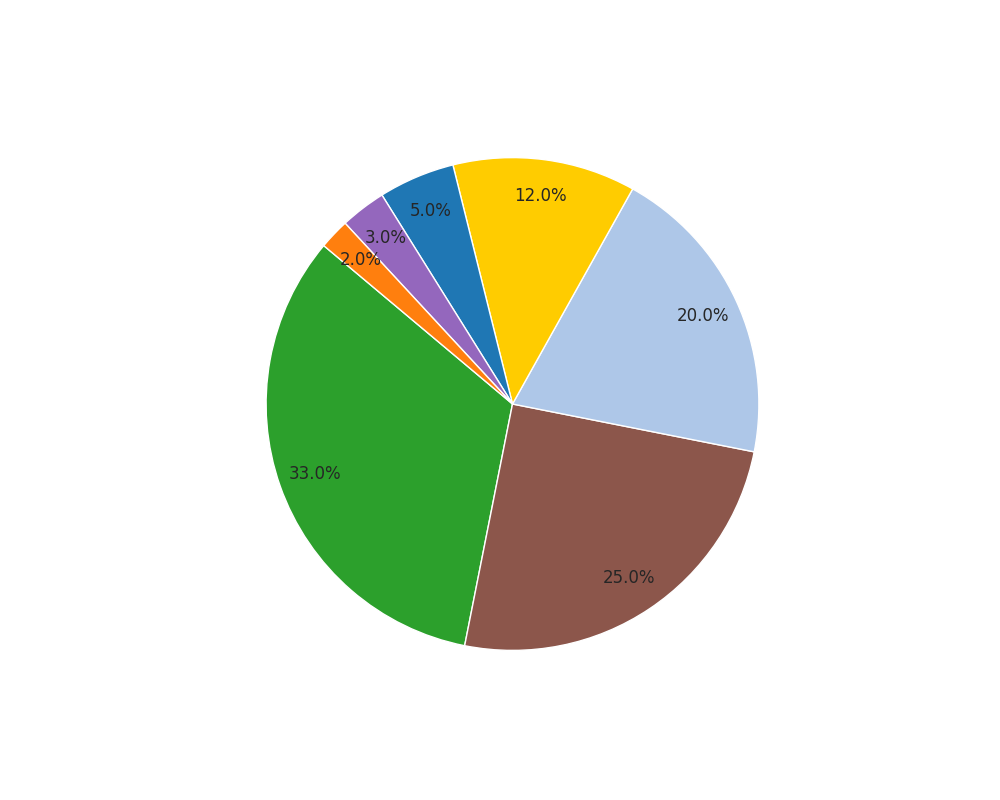

Reproduce this figure in Python.
import matplotlib.pyplot as plt

energy_share = [33, 25, 20, 12, 5, 3, 2]
colors = ['#2ca02c', '#8c564b', '#aec7e8', '#ffcc00', '#1f77b4', '#9467bd', '#ff7f0e']

plt.figure(figsize=(10, 8))
plt.pie(
    energy_share, 
    autopct='%1.1f%%', 
    startangle=140, 
    colors=colors, 
    pctdistance=0.85
)

plt.show()
